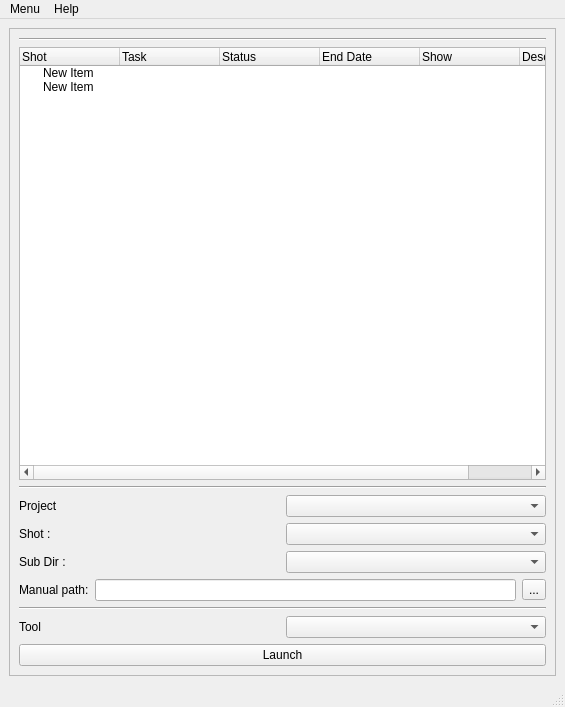
<?xml version="1.0" encoding="UTF-8"?>
<ui version="4.0">
 <class>MainWindow</class>
 <widget class="QMainWindow" name="MainWindow">
  <property name="geometry">
   <rect>
    <x>0</x>
    <y>0</y>
    <width>565</width>
    <height>707</height>
   </rect>
  </property>
  <property name="windowTitle">
   <string>MainWindow</string>
  </property>
  <property name="styleSheet">
   <string notr="true"/>
  </property>
  <widget class="QWidget" name="centralwidget">
   <layout class="QGridLayout" name="gridLayout">
    <item row="0" column="0">
     <widget class="QFrame" name="frame">
      <property name="frameShape">
       <enum>QFrame::StyledPanel</enum>
      </property>
      <property name="frameShadow">
       <enum>QFrame::Raised</enum>
      </property>
      <layout class="QGridLayout" name="gridLayout_3">
       <item row="1" column="0">
        <widget class="QTreeWidget" name="dir_tree_widget">
         <column>
          <property name="text">
           <string>Shot</string>
          </property>
         </column>
         <column>
          <property name="text">
           <string>Task</string>
          </property>
         </column>
         <column>
          <property name="text">
           <string>Status</string>
          </property>
         </column>
         <column>
          <property name="text">
           <string>End Date</string>
          </property>
         </column>
         <column>
          <property name="text">
           <string>Show</string>
          </property>
         </column>
         <column>
          <property name="text">
           <string>Description</string>
          </property>
         </column>
         <item>
          <property name="text">
           <string>New Item</string>
          </property>
          <property name="text">
           <string/>
          </property>
          <property name="text">
           <string/>
          </property>
          <property name="text">
           <string/>
          </property>
          <property name="text">
           <string/>
          </property>
          <property name="text">
           <string/>
          </property>
         </item>
         <item>
          <property name="text">
           <string>New Item</string>
          </property>
          <property name="text">
           <string/>
          </property>
          <property name="text">
           <string/>
          </property>
          <property name="text">
           <string/>
          </property>
          <property name="text">
           <string/>
          </property>
          <property name="text">
           <string/>
          </property>
         </item>
        </widget>
       </item>
       <item row="5" column="0">
        <layout class="QHBoxLayout" name="horizontalLayout_3">
         <item>
          <widget class="QLabel" name="subir_lB">
           <property name="text">
            <string>Sub Dir : </string>
           </property>
          </widget>
         </item>
         <item>
          <widget class="QComboBox" name="subdir_cB"/>
         </item>
        </layout>
       </item>
       <item row="6" column="0">
        <layout class="QHBoxLayout" name="horizontalLayout_2">
         <item>
          <widget class="QLabel" name="User_lB">
           <property name="text">
            <string>Manual path:</string>
           </property>
          </widget>
         </item>
         <item>
          <widget class="QLineEdit" name="manual_path_Ldit"/>
         </item>
         <item>
          <widget class="QToolButton" name="manual_toolButton">
           <property name="text">
            <string>...</string>
           </property>
          </widget>
         </item>
        </layout>
       </item>
       <item row="10" column="0">
        <widget class="QPushButton" name="launch_button">
         <property name="text">
          <string>Launch</string>
         </property>
        </widget>
       </item>
       <item row="0" column="0">
        <widget class="Line" name="line_3">
         <property name="orientation">
          <enum>Qt::Horizontal</enum>
         </property>
        </widget>
       </item>
       <item row="8" column="0">
        <widget class="Line" name="line">
         <property name="orientation">
          <enum>Qt::Horizontal</enum>
         </property>
        </widget>
       </item>
       <item row="3" column="0">
        <layout class="QGridLayout" name="gridLayout_2">
         <item row="0" column="0">
          <widget class="QLabel" name="project_lB">
           <property name="text">
            <string>Project</string>
           </property>
          </widget>
         </item>
         <item row="0" column="1">
          <widget class="QComboBox" name="project_cB"/>
         </item>
        </layout>
       </item>
       <item row="2" column="0">
        <widget class="Line" name="line_2">
         <property name="orientation">
          <enum>Qt::Horizontal</enum>
         </property>
        </widget>
       </item>
       <item row="9" column="0">
        <layout class="QHBoxLayout" name="horizontalLayout_4">
         <item>
          <widget class="QLabel" name="tools_lB">
           <property name="text">
            <string>Tool</string>
           </property>
          </widget>
         </item>
         <item>
          <widget class="QComboBox" name="tools_cB"/>
         </item>
        </layout>
       </item>
       <item row="4" column="0">
        <layout class="QHBoxLayout" name="horizontalLayout">
         <item>
          <widget class="QLabel" name="shot_lB">
           <property name="text">
            <string>Shot :</string>
           </property>
          </widget>
         </item>
         <item>
          <widget class="QComboBox" name="shot_cB"/>
         </item>
        </layout>
       </item>
      </layout>
     </widget>
    </item>
   </layout>
  </widget>
  <widget class="QMenuBar" name="menubar">
   <property name="geometry">
    <rect>
     <x>0</x>
     <y>0</y>
     <width>565</width>
     <height>21</height>
    </rect>
   </property>
   <widget class="QMenu" name="menuMode">
    <property name="title">
     <string>Menu</string>
    </property>
    <addaction name="action_Create_Project"/>
    <addaction name="action_Add_Apps"/>
    <addaction name="actionToggle_Darkmode"/>
    <addaction name="action_Exit"/>
   </widget>
   <widget class="QMenu" name="menuHelp">
    <property name="title">
     <string>Help</string>
    </property>
    <addaction name="actionDoc"/>
    <addaction name="actionAbout"/>
   </widget>
   <addaction name="menuMode"/>
   <addaction name="menuHelp"/>
  </widget>
  <widget class="QStatusBar" name="statusbar"/>
  <action name="action_Create_Project">
   <property name="text">
    <string>Create Project</string>
   </property>
  </action>
  <action name="action_Exit">
   <property name="text">
    <string>Exit</string>
   </property>
  </action>
  <action name="action_Add_Apps">
   <property name="text">
    <string>Add Apps</string>
   </property>
  </action>
  <action name="actionDoc">
   <property name="text">
    <string>Doc</string>
   </property>
  </action>
  <action name="actionAbout">
   <property name="text">
    <string>About</string>
   </property>
  </action>
  <action name="actionToggle_Darkmode">
   <property name="text">
    <string>Toggle Darkmode</string>
   </property>
  </action>
 </widget>
 <resources/>
 <connections/>
</ui>
